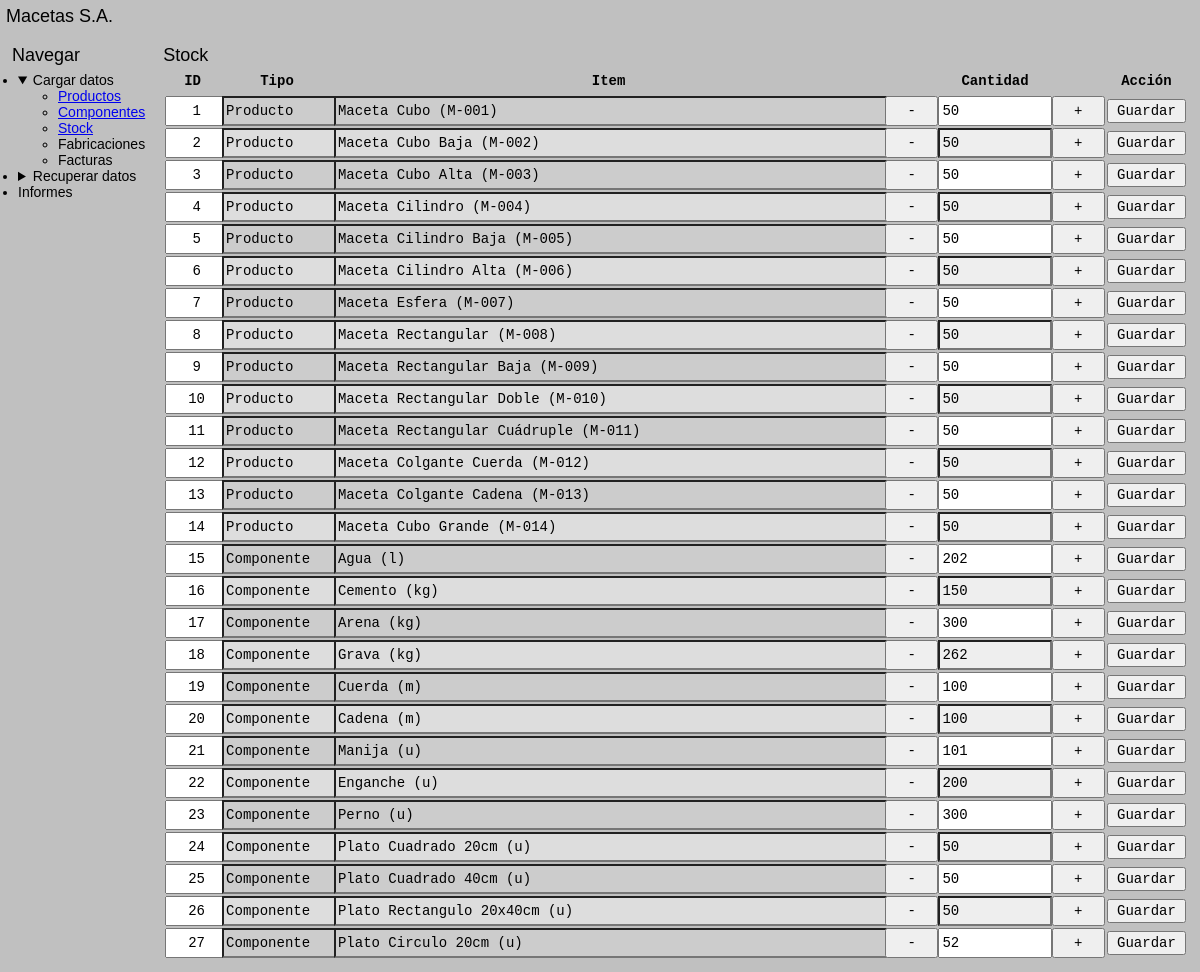
/stock/, run on the app's committed database.
### tables this page shows
CREATE TABLE stock (
    id INTEGER PRIMARY KEY AUTOINCREMENT,
    id_item INTEGER NOT NULL,
    tipo_item TEXT NOT NULL,
    cantidad INTEGER NOT NULL
);

### app.py (the view)
@APP.route('/stock/', methods=['GET'])
def Stock_Consultar():
    return render_template('/stock.html')

### app.py (called while the page is built)
def Get_DB():
    DB = getattr(g, '_database', None)
    if DB is None:
        DB = g._database = sqlite3.connect(DATABASE)
    return DB

@APP.teardown_appcontext
def Close_DB(exception):
    DB = getattr(g, '_database', None)
    if DB is not None:
        DB.close()

### funciones.py (called while the page is built)
    def Consultar(self):
        return self.DB.execute('SELECT * FROM productos WHERE habilitado != 0').fetchall()

    def Consultar_Tipos(self):
        return self.DB.execute('SELECT DISTINCT tipo FROM productos WHERE habilitado != 0 ORDER BY tipo ASC').fetchall()[0]

    def Consultar_Siguiente_ID(self):
        resultado = self.DB.execute('SELECT seq + 1 FROM sqlite_sequence WHERE name = "productos"').fetchone()[0]
        if resultado is None:
            return 1
        return resultado

    def Consultar_Formateado(self):
        resultado = self.DB.execute('SELECT * FROM productos WHERE habilitado != 0').fetchall()
        return {fila[0] : f'{fila[1]} {fila[2]} ({fila[3]})' for fila in resultado}

    def Consultar(self):
        return self.DB.execute('SELECT * FROM componentes WHERE habilitado != 0').fetchall()

    def Consultar_Siguiente_ID(self):
        try:
            resultado = self.DB.execute('SELECT seq + 1 FROM sqlite_sequence WHERE name = "componentes"').fetchone()[0]
        except TypeError:
            return 1
        return resultado

    def Consultar_Formateado(self):
        resultado = self.DB.execute('SELECT * FROM componentes WHERE habilitado != 0').fetchall()
        return {fila[0] : f'{fila[1]} ({fila[2]})' for fila in resultado}

    def Consultar(self):
        return self.DB.execute('SELECT * FROM componentes_por_producto').fetchall()

    def Consultar_Siguiente_ID(self):
        try:
            resultado = self.DB.execute('SELECT seq + 1 FROM sqlite_sequence WHERE name = "componentes_por_producto"').fetchone()[0]
        except TypeError:
            return 1
        return resultado

    def Consultar(self):
        return self.DB.execute('SELECT id, tipo_item, id_item, cantidad FROM stock').fetchall()

### templates/stock.html (shortened to what this page needs)
<!DOCTYPE html>
<html lang='en'>
<head>
    <link rel="stylesheet" href="https://unpkg.com/98.css">
    <link rel='stylesheet' href='{{url_for('static', filename='styles.css')}}'>
</head>
<body>
    <div class="window">
        {% include 'header.html' %}
        <div class="window-body" id="container">
            <div id="aside">
                {% include 'nav.html' %}
            </div>
            <div id="main">
                <legend>Stock</legend>
                <div class="sunken-panel">
                    <table class="interactive">
                        <thead>
                            <th style="width: 5%;" class="primerColumna">ID</th>
                            <th style="width: 10%;">Tipo</th>
                            <th style="width: 50%;">Item</th>
                            <th style="width: 20%;">Cantidad</th>
                            <th style="width: 5%;" class="ultimaColumna">Acción</th>
                        </thead>
                        {% if stockLista %}
                            {% for stock in stockLista %}
                                <tr>
                                    <form action="/stock/modificar" method="post">
                                        <td class="primerColumna">
                                            <input type="text" name="id_modificar" value="{{stock[0]}}" readonly required>
                                        </td>
                                        <td class="columnaReadonly">
                                            <input type="text" name="tipo_modificar" value="{{stock[1]}}" readonly required>
                                        </td>
                                        <td class="columnaReadonly">
                                            {% if stock[1] == 'Producto' %}
                                                <input type="text" name="item_modificar" value="{{ productosFormateados.get(stock[2]) }}" readonly required>
                                            {% elif stock[1] == 'Componente' %}
                                                <input type="text" name="item_modificar" value="{{ componentesFormateados.get(stock[2]) }}" readonly required>
                                            {% endif %}
                                        </td>
                                        <td>
                                            <div class="scrollColumna">
                                                <button type="button" onclick="this.nextElementSibling.stepDown(); this.nextElementSibling.dispatchEvent(new Event('input'));">-</button>
                                                <input type="number" step="1" min="0" onmousewheel name="cantidad_modificar" value="{{stock[3]}}" required>
                                                <button type="button" onclick="this.previousElementSibling.stepUp(); this.previousElementSibling.dispatchEvent(new Event('input'));">+</button>
                                            </div>
                                        </td>
                                        <td class="ultimaColumna">
                                            <div>
                                                <input type="submit" value="Guardar">
                                            </div>
                                        </td>
                                    </form>
                                </tr>
                            {% endfor %}
                        {% endif %}
                    </table>
                </div>
            </div>
        </div>
    </div>
</body>
</html>

### static/styles.css (style rules this page uses)
* { margin: 0; font-family: sans-serif; font-size: 14px; }
:root { font-size: 12px; }
html { background: silver; }
.window { min-height: 100dvh; padding: 0; min-width: fit-content; }
.window-body { margin: 1rem; }
#container { display: grid; grid-template-areas: 'aside main'; grid-template-columns: 1fr 9fr; column-gap: 1rem; row-gap: 1rem; height: 100%; }
#aside { grid-area: aside; display: flex; flex-direction: column; row-gap: 1rem; }
#main { grid-area: main; display: flex; flex-direction: column; row-gap: 1rem; }
table.interactive { width: 100%; min-width: 720px; }
table.interactive * { font-family: monospace; font-size: 14px; }
table.interactive th { height: 2rem; }
table.interactive tr td { padding: 0; }
table.interactive .primerColumna { width: 6rem; text-align: center; }
table.interactive .primerColumna input { text-align: center; }
table.interactive .ultimaColumna { width: 12rem; }
table.interactive .ultimaColumna div { display: flex; width: 100%; }
table.interactive input { width: 100%; height: 2rem; }
table.interactive tr:nth-child(even) input:read-write { background: #EEE; }
table.interactive tr:nth-child(even) .columnaReadonly input { background: #DDD; }
table.interactive tr:nth-child(odd) .columnaReadonly input { background: #CCC; }
table.interactive .scrollColumna { display: flex; width: 100%; }
table.interactive .scrollColumna button { width: 25%; }
table.interactive .scrollColumna input { width: 50%; }
legend { font-family: sans-serif; font-size: 1.5rem; padding: 0; margin-bottom: -1rem; }

### data on the page
stock: id_modificar "1", tipo_modificar "Producto", item_modificar "Maceta Cubo (M-001)", cantidad_modificar "50"
stock: id_modificar "2", tipo_modificar "Producto", item_modificar "Maceta Cubo Baja (M-002)", cantidad_modificar "50"
stock: id_modificar "3", tipo_modificar "Producto", item_modificar "Maceta Cubo Alta (M-003)", cantidad_modificar "50"
stock: id_modificar "4", tipo_modificar "Producto", item_modificar "Maceta Cilindro (M-004)", cantidad_modificar "50"
stock: id_modificar "5", tipo_modificar "Producto", item_modificar "Maceta Cilindro Baja (M-005)", cantidad_modificar "50"
stock: id_modificar "6", tipo_modificar "Producto", item_modificar "Maceta Cilindro Alta (M-006)", cantidad_modificar "50"
stock: id_modificar "7", tipo_modificar "Producto", item_modificar "Maceta Esfera (M-007)", cantidad_modificar "50"
stock: id_modificar "8", tipo_modificar "Producto", item_modificar "Maceta Rectangular (M-008)", cantidad_modificar "50"
stock: id_modificar "9", tipo_modificar "Producto", item_modificar "Maceta Rectangular Baja (M-009)", cantidad_modificar "50"
stock: id_modificar "10", tipo_modificar "Producto", item_modificar "Maceta Rectangular Doble (M-010)", cantidad_modificar "50"
stock: id_modificar "11", tipo_modificar "Producto", item_modificar "Maceta Rectangular Cuádruple (M-011)", cantidad_modificar "50"
stock: id_modificar "12", tipo_modificar "Producto", item_modificar "Maceta Colgante Cuerda (M-012)", cantidad_modificar "50"
stock: id_modificar "13", tipo_modificar "Producto", item_modificar "Maceta Colgante Cadena (M-013)", cantidad_modificar "50"
stock: id_modificar "14", tipo_modificar "Producto", item_modificar "Maceta Cubo Grande (M-014)", cantidad_modificar "50"
stock: id_modificar "15", tipo_modificar "Componente", item_modificar "Agua (l)", cantidad_modificar "202"
stock: id_modificar "16", tipo_modificar "Componente", item_modificar "Cemento (kg)", cantidad_modificar "150"
stock: id_modificar "17", tipo_modificar "Componente", item_modificar "Arena (kg)", cantidad_modificar "300"
stock: id_modificar "18", tipo_modificar "Componente", item_modificar "Grava (kg)", cantidad_modificar "262"
stock: id_modificar "19", tipo_modificar "Componente", item_modificar "Cuerda (m)", cantidad_modificar "100"
stock: id_modificar "20", tipo_modificar "Componente", item_modificar "Cadena (m)", cantidad_modificar "100"
stock: id_modificar "21", tipo_modificar "Componente", item_modificar "Manija (u)", cantidad_modificar "101"
stock: id_modificar "22", tipo_modificar "Componente", item_modificar "Enganche (u)", cantidad_modificar "200"
stock: id_modificar "23", tipo_modificar "Componente", item_modificar "Perno (u)", cantidad_modificar "300"
stock: id_modificar "24", tipo_modificar "Componente", item_modificar "Plato Cuadrado 20cm (u)", cantidad_modificar "50"
stock: id_modificar "25", tipo_modificar "Componente", item_modificar "Plato Cuadrado 40cm (u)", cantidad_modificar "50"
stock: id_modificar "26", tipo_modificar "Componente", item_modificar "Plato Rectangulo 20x40cm (u)", cantidad_modificar "50"
stock: id_modificar "27", tipo_modificar "Componente", item_modificar "Plato Circulo 20cm (u)", cantidad_modificar "52"
